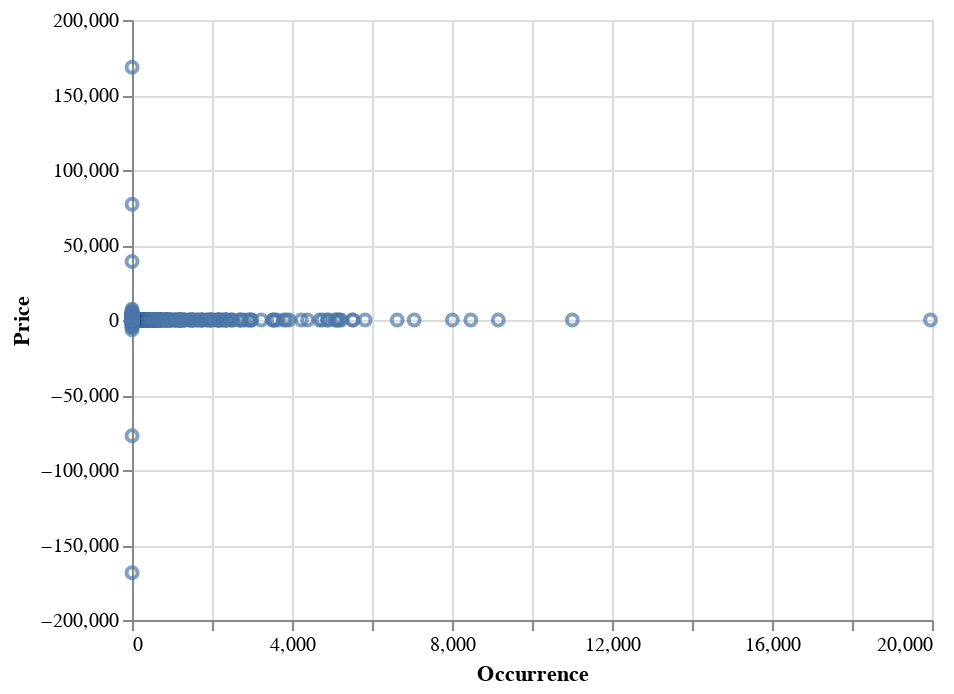

This figure's notebook cell:
### Code cell
# Verteilung der Preise visualisieren
x = df['TotalPrice']

df_pricedist = pd.value_counts(x)

df_pricedist

df_pricedist = df_pricedist.reset_index()
df_pricedist.columns = ["Price", "Occurrence"]

# Scatterplot erstellen
scatterplot = alt.Chart(df_pricedist).mark_point().encode(
    y="Price",
    x="Occurrence"
)

scatterplot

### Figure 1 — Vega-Lite specification as saved in the notebook (floating-point values rounded to 4 significant figures; data arrays with more than 128 entries replaced by an {"elided": "..."} marker saying what was removed)
{"config": {"view": {"continuousWidth": 400, "continuousHeight": 300}}, "data": {"name": "data-eb38a4e895b0e27a6ae0e1143eca2d7c"}, "mark": "point", "encoding": {"x": {"field": "Occurrence", "type": "quantitative"}, "y": {"field": "Price", "type": "quantitative"}}, "$schema": "https://vega.github.io/schema/vega-lite/v4.17.0.json", "datasets": {"data-eb38a4e895b0e27a6ae0e1143eca2d7c": {"elided": "3599 records"}}}
